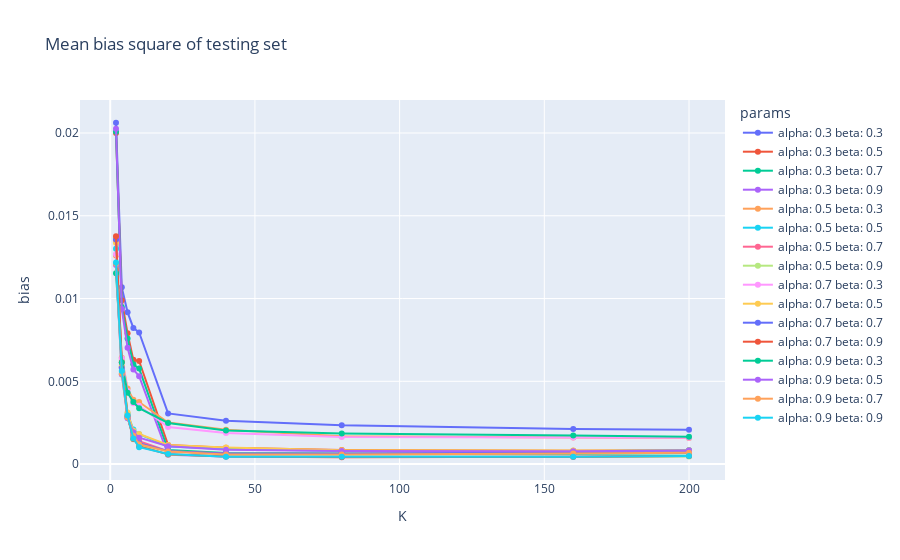

Notebook code for this chart:
### Code cell
fig = px.line(df, x="K", y="bias", color="params", title="Mean bias square of testing set")
fig.update_traces(mode="markers+lines")

fig.show()

### Figure 1 — Plotly figure (JSON) as saved in the notebook; plotly's stock layout.template omitted (floating-point values rounded to 4 significant figures)
{"data": [{"hovertemplate": "params=alpha: 0.3 beta: 0.3<br>K=%{x}<br>bias=%{y}<extra></extra>", "legendgroup": "alpha: 0.3 beta: 0.3", "line": {"color": "#636efa", "dash": "solid"}, "marker": {"symbol": "circle"}, "mode": "markers+lines", "name": "alpha: 0.3 beta: 0.3", "orientation": "v", "showlegend": true, "type": "scatter", "x": [2, 4, 6, 8, 10, 20, 40, 80, 160, 200], "xaxis": "x", "y": [0.02062, 0.01067, 0.009166, 0.008227, 0.007949, 0.00306, 0.002613, 0.002344, 0.002118, 0.002076], "yaxis": "y"}, {"hovertemplate": "params=alpha: 0.3 beta: 0.5<br>K=%{x}<br>bias=%{y}<extra></extra>", "legendgroup": "alpha: 0.3 beta: 0.5", "line": {"color": "#EF553B", "dash": "solid"}, "marker": {"symbol": "circle"}, "mode": "markers+lines", "name": "alpha: 0.3 beta: 0.5", "orientation": "v", "showlegend": true, "type": "scatter", "x": [2, 4, 6, 8, 10, 20, 40, 80, 160, 200], "xaxis": "x", "y": [0.01999, 0.009892, 0.007898, 0.006297, 0.006226, 0.001146, 0.0009815, 0.0008464, 0.000799, 0.0008321], "yaxis": "y"}, {"hovertemplate": "params=alpha: 0.3 beta: 0.7<br>K=%{x}<br>bias=%{y}<extra></extra>", "legendgroup": "alpha: 0.3 beta: 0.7", "line": {"color": "#00cc96", "dash": "solid"}, "marker": {"symbol": "circle"}, "mode": "markers+lines", "name": "alpha: 0.3 beta: 0.7", "orientation": "v", "showlegend": true, "type": "scatter", "x": [2, 4, 6, 8, 10, 20, 40, 80, 160, 200], "xaxis": "x", "y": [0.02008, 0.009477, 0.007581, 0.00603, 0.005768, 0.0008461, 0.0006673, 0.0006363, 0.0006311, 0.0006607], "yaxis": "y"}, {"hovertemplate": "params=alpha: 0.3 beta: 0.9<br>K=%{x}<br>bias=%{y}<extra></extra>", "legendgroup": "alpha: 0.3 beta: 0.9", "line": {"color": "#ab63fa", "dash": "solid"}, "marker": {"symbol": "circle"}, "mode": "markers+lines", "name": "alpha: 0.3 beta: 0.9", "orientation": "v", "showlegend": true, "type": "scatter", "x": [2, 4, 6, 8, 10, 20, 40, 80, 160, 200], "xaxis": "x", "y": [0.02026, 0.009366, 0.007021, 0.005716, 0.005312, 0.0005602, 0.0004658, 0.0004379, 0.0004445, 0.0004836], "yaxis": "y"}, {"hovertemplate": "params=alpha: 0.5 beta: 0.3<br>K=%{x}<br>bias=%{y}<extra></extra>", "legendgroup": "alpha: 0.5 beta: 0.3", "line": {"color": "#FFA15A", "dash": "solid"}, "marker": {"symbol": "circle"}, "mode": "markers+lines", "name": "alpha: 0.5 beta: 0.3", "orientation": "v", "showlegend": true, "type": "scatter", "x": [2, 4, 6, 8, 10, 20, 40, 80, 160, 200], "xaxis": "x", "y": [0.01259, 0.006428, 0.004561, 0.003888, 0.003748, 0.002513, 0.002076, 0.001682, 0.001612, 0.00158], "yaxis": "y"}, {"hovertemplate": "params=alpha: 0.5 beta: 0.5<br>K=%{x}<br>bias=%{y}<extra></extra>", "legendgroup": "alpha: 0.5 beta: 0.5", "line": {"color": "#19d3f3", "dash": "solid"}, "marker": {"symbol": "circle"}, "mode": "markers+lines", "name": "alpha: 0.5 beta: 0.5", "orientation": "v", "showlegend": true, "type": "scatter", "x": [2, 4, 6, 8, 10, 20, 40, 80, 160, 200], "xaxis": "x", "y": [0.013, 0.005869, 0.003035, 0.002083, 0.001806, 0.00106, 0.0009124, 0.0007983, 0.0007828, 0.0008394], "yaxis": "y"}, {"hovertemplate": "params=alpha: 0.5 beta: 0.7<br>K=%{x}<br>bias=%{y}<extra></extra>", "legendgroup": "alpha: 0.5 beta: 0.7", "line": {"color": "#FF6692", "dash": "solid"}, "marker": {"symbol": "circle"}, "mode": "markers+lines", "name": "alpha: 0.5 beta: 0.7", "orientation": "v", "showlegend": true, "type": "scatter", "x": [2, 4, 6, 8, 10, 20, 40, 80, 160, 200], "xaxis": "x", "y": [0.01352, 0.005837, 0.002937, 0.00185, 0.001388, 0.0007824, 0.000636, 0.0006264, 0.0006755, 0.0007041], "yaxis": "y"}, {"hovertemplate": "params=alpha: 0.5 beta: 0.9<br>K=%{x}<br>bias=%{y}<extra></extra>", "legendgroup": "alpha: 0.5 beta: 0.9", "line": {"color": "#B6E880", "dash": "solid"}, "marker": {"symbol": "circle"}, "mode": "markers+lines", "name": "alpha: 0.5 beta: 0.9", "orientation": "v", "showlegend": true, "type": "scatter", "x": [2, 4, 6, 8, 10, 20, 40, 80, 160, 200], "xaxis": "x", "y": [0.01371, 0.006283, 0.002946, 0.001499, 0.001158, 0.0005737, 0.0004695, 0.0004517, 0.0004462, 0.0004641], "yaxis": "y"}, {"hovertemplate": "params=alpha: 0.7 beta: 0.3<br>K=%{x}<br>bias=%{y}<extra></extra>", "legendgroup": "alpha: 0.7 beta: 0.3", "line": {"color": "#FF97FF", "dash": "solid"}, "marker": {"symbol": "circle"}, "mode": "markers+lines", "name": "alpha: 0.7 beta: 0.3", "orientation": "v", "showlegend": true, "type": "scatter", "x": [2, 4, 6, 8, 10, 20, 40, 80, 160, 200], "xaxis": "x", "y": [0.01268, 0.006394, 0.004408, 0.003671, 0.003519, 0.002239, 0.001874, 0.001643, 0.001602, 0.001587], "yaxis": "y"}, {"hovertemplate": "params=alpha: 0.7 beta: 0.5<br>K=%{x}<br>bias=%{y}<extra></extra>", "legendgroup": "alpha: 0.7 beta: 0.5", "line": {"color": "#FECB52", "dash": "solid"}, "marker": {"symbol": "circle"}, "mode": "markers+lines", "name": "alpha: 0.7 beta: 0.5", "orientation": "v", "showlegend": true, "type": "scatter", "x": [2, 4, 6, 8, 10, 20, 40, 80, 160, 200], "xaxis": "x", "y": [0.01337, 0.005891, 0.003111, 0.002011, 0.001817, 0.001151, 0.00101, 0.0008436, 0.0008155, 0.0008203], "yaxis": "y"}, {"hovertemplate": "params=alpha: 0.7 beta: 0.7<br>K=%{x}<br>bias=%{y}<extra></extra>", "legendgroup": "alpha: 0.7 beta: 0.7", "line": {"color": "#636efa", "dash": "solid"}, "marker": {"symbol": "circle"}, "mode": "markers+lines", "name": "alpha: 0.7 beta: 0.7", "orientation": "v", "showlegend": true, "type": "scatter", "x": [2, 4, 6, 8, 10, 20, 40, 80, 160, 200], "xaxis": "x", "y": [0.01356, 0.005802, 0.002787, 0.001717, 0.001256, 0.0007782, 0.0006291, 0.0006173, 0.0006987, 0.0007218], "yaxis": "y"}, {"hovertemplate": "params=alpha: 0.7 beta: 0.9<br>K=%{x}<br>bias=%{y}<extra></extra>", "legendgroup": "alpha: 0.7 beta: 0.9", "line": {"color": "#EF553B", "dash": "solid"}, "marker": {"symbol": "circle"}, "mode": "markers+lines", "name": "alpha: 0.7 beta: 0.9", "orientation": "v", "showlegend": true, "type": "scatter", "x": [2, 4, 6, 8, 10, 20, 40, 80, 160, 200], "xaxis": "x", "y": [0.01376, 0.006144, 0.002875, 0.00152, 0.001071, 0.0005876, 0.0004555, 0.0004134, 0.0004442, 0.000491], "yaxis": "y"}, {"hovertemplate": "params=alpha: 0.9 beta: 0.3<br>K=%{x}<br>bias=%{y}<extra></extra>", "legendgroup": "alpha: 0.9 beta: 0.3", "line": {"color": "#00cc96", "dash": "solid"}, "marker": {"symbol": "circle"}, "mode": "markers+lines", "name": "alpha: 0.9 beta: 0.3", "orientation": "v", "showlegend": true, "type": "scatter", "x": [2, 4, 6, 8, 10, 20, 40, 80, 160, 200], "xaxis": "x", "y": [0.01153, 0.006144, 0.004313, 0.003749, 0.003377, 0.002483, 0.002034, 0.001854, 0.001724, 0.001658], "yaxis": "y"}, {"hovertemplate": "params=alpha: 0.9 beta: 0.5<br>K=%{x}<br>bias=%{y}<extra></extra>", "legendgroup": "alpha: 0.9 beta: 0.5", "line": {"color": "#ab63fa", "dash": "solid"}, "marker": {"symbol": "circle"}, "mode": "markers+lines", "name": "alpha: 0.9 beta: 0.5", "orientation": "v", "showlegend": true, "type": "scatter", "x": [2, 4, 6, 8, 10, 20, 40, 80, 160, 200], "xaxis": "x", "y": [0.01202, 0.005415, 0.00279, 0.001927, 0.001594, 0.001078, 0.0008703, 0.0007907, 0.0007789, 0.0008247], "yaxis": "y"}, {"hovertemplate": "params=alpha: 0.9 beta: 0.7<br>K=%{x}<br>bias=%{y}<extra></extra>", "legendgroup": "alpha: 0.9 beta: 0.7", "line": {"color": "#FFA15A", "dash": "solid"}, "marker": {"symbol": "circle"}, "mode": "markers+lines", "name": "alpha: 0.9 beta: 0.7", "orientation": "v", "showlegend": true, "type": "scatter", "x": [2, 4, 6, 8, 10, 20, 40, 80, 160, 200], "xaxis": "x", "y": [0.01209, 0.00546, 0.002809, 0.001716, 0.001203, 0.0007568, 0.0005807, 0.0005838, 0.0006444, 0.0006872], "yaxis": "y"}, {"hovertemplate": "params=alpha: 0.9 beta: 0.9<br>K=%{x}<br>bias=%{y}<extra></extra>", "legendgroup": "alpha: 0.9 beta: 0.9", "line": {"color": "#19d3f3", "dash": "solid"}, "marker": {"symbol": "circle"}, "mode": "markers+lines", "name": "alpha: 0.9 beta: 0.9", "orientation": "v", "showlegend": true, "type": "scatter", "x": [2, 4, 6, 8, 10, 20, 40, 80, 160, 200], "xaxis": "x", "y": [0.01218, 0.005625, 0.002928, 0.001544, 0.001024, 0.0006081, 0.0004478, 0.000443, 0.0004373, 0.0004894], "yaxis": "y"}], "layout": {"legend": {"title": {"text": "params"}, "tracegroupgap": 0}, "title": {"text": "Mean bias square of testing set"}, "xaxis": {"anchor": "y", "domain": [0, 1], "title": {"text": "K"}}, "yaxis": {"anchor": "x", "domain": [0, 1], "title": {"text": "bias"}}}}
